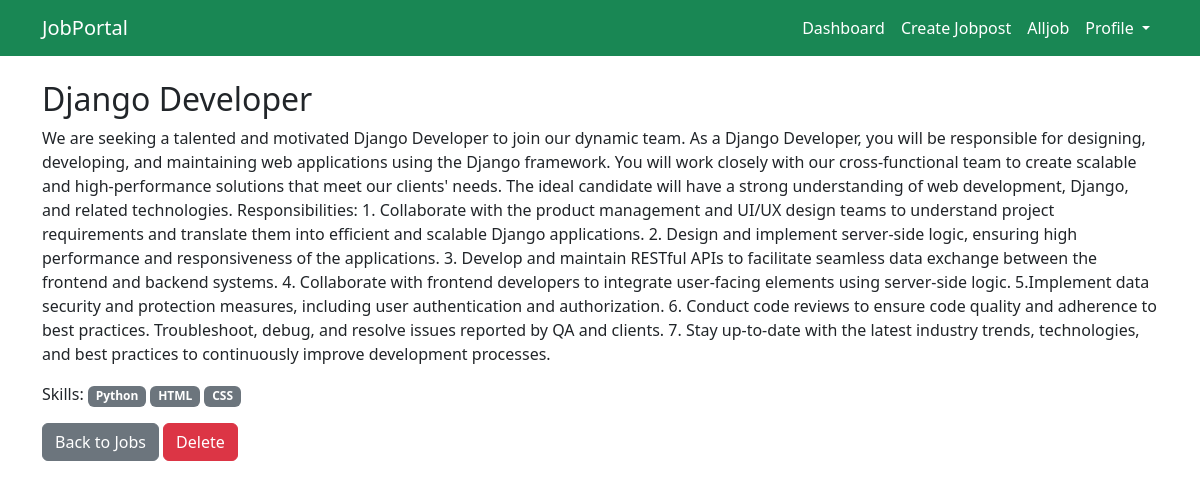
Screenshot of /jobdetails2 (signed in) with the database file from the repository.
### main_app/models.py (models this page shows, shortened)
class JobPost(models.Model):
    recruiter = models.ForeignKey(Recruiter_Profile, on_delete=models.CASCADE)
    title = models.CharField(max_length=255)
    openings = models.PositiveIntegerField()
    category = models.ForeignKey(Category, on_delete=models.CASCADE)
    description = models.TextField()
    skill_set = models.ManyToManyField(Skill)
    posted_at = models.DateTimeField(auto_now_add=True)
    updated_at = models.DateTimeField(auto_now=True)

class Skill(models.Model):
    name = models.CharField(max_length = 100, unique = True)

### main_app/views.py (the view)
# urls.py: path('jobdetails<int:pk>', views.job_details,name="jobdetails"),
@login_required
def job_details(request,pk):
    job = get_object_or_404(JobPost, pk=pk)
    return render(request,"job_detail.html",{'job':job})

### main_app/templates/job_detail.html (shortened to what this page needs)
{% extends 'base.html' %}
{% block content %}
    <div class="container mt-4">
        <h2>{{ job.title }}</h2>
        <p>{{ job.description }}</p>
        <div class="skills-badges">Skills:
            {% for skill in job.skill_set.all %}
                <p class="badge bg-secondary ">{{ skill.name }}</p>
            {% endfor %}
        </div>
        <a href="{% url 'joblist' %}" class="btn btn-secondary">Back to Jobs</a>
        {% if user.is_authenticated and user.user_type == 'Recruiter' %}
        <a href="{% url 'delete' pk=job.pk %}" class="btn btn-danger">Delete</a>
        {% endif %}
    </div>
{% endblock %}

### rows the page displays
JobPost: title "Django Developer", description "We are seeking a talented and motivated Django Developer to join our dynamic team. As a Django Developer, you will be responsible for designing, developing, and maintaining web applications using the Django framework. You will work closely with our cross-functional team to create scalable and high-performance solutions that meet our clients' needs. The ideal candidate will have a strong understanding of web development, Django, and related technologies. Responsibilities: 1. Collaborate with the product management and UI/UX design teams to understand project requirements and translate them into efficient and scalable Django applications. 2. Design and implement server-side logic, ensuring…"
Skill: name "Python"
Skill: name "HTML"
Skill: name "CSS"
